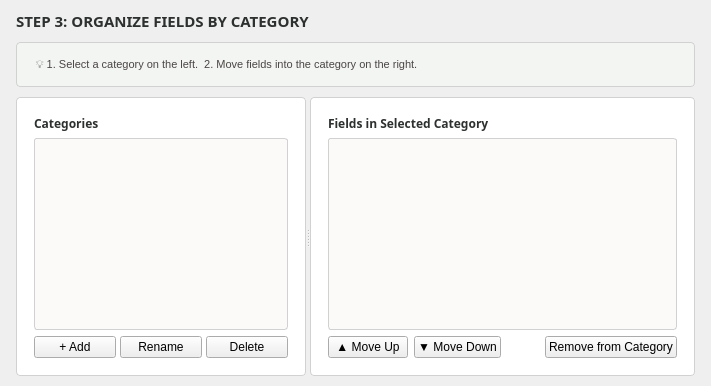
     <widget class="QWidget" name="page_step3">
      <layout class="QVBoxLayout" name="step3_layout">
       <property name="spacing">
        <number>10</number>
       </property>
       <property name="leftMargin">
        <number>16</number>
       </property>
       <property name="topMargin">
        <number>10</number>
       </property>
       <property name="rightMargin">
        <number>16</number>
       </property>
       <property name="bottomMargin">
        <number>10</number>
       </property>
       <item>
        <widget class="QLabel" name="lbl_step3_header">
         <property name="font">
          <font>
           <family>Hanken Grotesk</family>
           <pointsize>11</pointsize>
           <bold>true</bold>
          </font>
         </property>
         <property name="styleSheet">
          <string notr="true">color: #2c302e; border: none;</string>
         </property>
         <property name="text">
          <string>STEP 3: ORGANIZE FIELDS BY CATEGORY</string>
         </property>
        </widget>
       </item>
       <item>
        <widget class="QFrame" name="frame_step3_info">
         <property name="styleSheet">
          <string notr="true">
           QFrame#frame_step3_info {
             background-color: #f2f5f1;
             border: 1px solid #d1d1d1;
             border-radius: 4px;
             padding: 6px 10px;
           }
          </string>
         </property>
         <layout class="QVBoxLayout" name="info_layout_step3">
          <item>
           <widget class="QLabel" name="lbl_step3_tip">
            <property name="font">
             <font>
              <family>Segoe UI</family>
              <pointsize>8</pointsize>
             </font>
            </property>
            <property name="styleSheet">
             <string notr="true">color: #4c4546; border: none;</string>
            </property>
            <property name="text">
             <string>💡 1. Select a category on the left.  2. Move fields into the category on the right.</string>
            </property>
           </widget>
          </item>
         </layout>
        </widget>
       </item>
       <item>
        <widget class="QSplitter" name="splitter_step3">
         <property name="orientation">
          <enum>Qt::Horizontal</enum>
         </property>
         <!-- Left Categories -->
         <widget class="QFrame" name="frame_categories">
          <property name="minimumSize">
           <size>
            <width>220</width>
            <height>0</height>
           </size>
          </property>
          <property name="styleSheet">
           <string notr="true">
            QFrame#frame_categories {
              background-color: #ffffff;
              border: 1px solid #d1d1d1;
              border-radius: 4px;
              padding: 8px;
            }
           </string>
          </property>
          <layout class="QVBoxLayout" name="cat_layout">
           <property name="spacing">
            <number>6</number>
           </property>
           <item>
            <widget class="QLabel" name="lbl_cat_title">
             <property name="font">
              <font>
               <family>Hanken Grotesk</family>
               <pointsize>9</pointsize>
               <bold>true</bold>
              </font>
             </property>
             <property name="styleSheet">
              <string notr="true">color: #2c302e; border: none;</string>
             </property>
             <property name="text">
              <string>Categories</string>
             </property>
            </widget>
           </item>
           <item>
            <widget class="QListWidget" name="list_categories">
             <property name="font">
              <font>
               <family>Segoe UI</family>
               <pointsize>9</pointsize>
              </font>
             </property>
             <property name="styleSheet">
              <string notr="true">
               QListWidget {
                 background-color: #fbfaf8;
                 border: 1px solid #d1d1d1;
                 border-radius: 3px;
               }
               QListWidget::item:selected {
                 background-color: #e9ece5;
                 color: #2c302e;
               }
              </string>
             </property>
            </widget>
           </item>
           <item>
            <layout class="QHBoxLayout" name="layout_cat_btns">
             <property name="spacing">
              <number>4</number>
             </property>
             <item>
              <widget class="QPushButton" name="btn_add_category">
               <property name="cursor">
                <cursorShape>PointingHandCursor</cursorShape>
               </property>
               <property name="text">
                <string>+ Add</string>
               </property>
              </widget>
             </item>
             <item>
              <widget class="QPushButton" name="btn_rename_category">
               <property name="cursor">
                <cursorShape>PointingHandCursor</cursorShape>
               </property>
               <property name="text">
                <string>Rename</string>
               </property>
              </widget>
             </item>
             <item>
              <widget class="QPushButton" name="btn_delete_category">
               <property name="cursor">
                <cursorShape>PointingHandCursor</cursorShape>
               </property>
               <property name="text">
                <string>Delete</string>
               </property>
              </widget>
             </item>
            </layout>
           </item>
          </layout>
         </widget>
         <!-- Right Category Fields -->
         <widget class="QFrame" name="frame_cat_fields">
          <property name="styleSheet">
           <string notr="true">
            QFrame#frame_cat_fields {
              background-color: #ffffff;
              border: 1px solid #d1d1d1;
              border-radius: 4px;
              padding: 8px;
            }
           </string>
          </property>
          <layout class="QVBoxLayout" name="cat_fields_layout">
           <property name="spacing">
            <number>6</number>
           </property>
           <item>
            <widget class="QLabel" name="lbl_assigned_fields_title">
             <property name="font">
              <font>
               <family>Hanken Grotesk</family>
               <pointsize>9</pointsize>
               <bold>true</bold>
              </font>
             </property>
             <property name="styleSheet">
              <string notr="true">color: #2c302e; border: none;</string>
             </property>
             <property name="text">
              <string>Fields in Selected Category</string>
             </property>
            </widget>
           </item>
           <item>
            <widget class="QListWidget" name="list_assigned_fields">
             <property name="font">
              <font>
               <family>Segoe UI</family>
               <pointsize>9</pointsize>
              </font>
             </property>
             <property name="styleSheet">
              <string notr="true">
               QListWidget {
                 background-color: #fbfaf8;
                 border: 1px solid #d1d1d1;
                 border-radius: 3px;
               }
               QListWidget::item:selected {
                 background-color: #e9ece5;
                 color: #2c302e;
               }
              </string>
             </property>
            </widget>
           </item>
           <item>
            <layout class="QHBoxLayout" name="cat_reorder_layout">
             <item>
              <widget class="QPushButton" name="btn_move_field_up">
               <property name="cursor">
                <cursorShape>PointingHandCursor</cursorShape>
               </property>
               <property name="text">
                <string>▲ Move Up</string>
               </property>
              </widget>
             </item>
             <item>
              <widget class="QPushButton" name="btn_move_field_down">
               <property name="cursor">
                <cursorShape>PointingHandCursor</cursorShape>
               </property>
               <property name="text">
                <string>▼ Move Down</string>
               </property>
              </widget>
             </item>
             <item>
              <spacer name="spacer_cat_reorder">
               <property name="orientation">
                <enum>Qt::Horizontal</enum>
               </property>
               <property name="sizeHint" stdset="0">
                <size>
                 <width>40</width>
                 <height>20</height>
                </size>
               </property>
              </spacer>
             </item>
             <item>
              <widget class="QPushButton" name="btn_remove_from_cat">
               <property name="cursor">
                <cursorShape>PointingHandCursor</cursorShape>
               </property>
               <property name="text">
                <string>Remove from Category</string>
               </property>
              </widget>
             </item>
            </layout>
           </item>
          </layout>
         </widget>
        </widget>
       </item>
      </layout>
     </widget>
